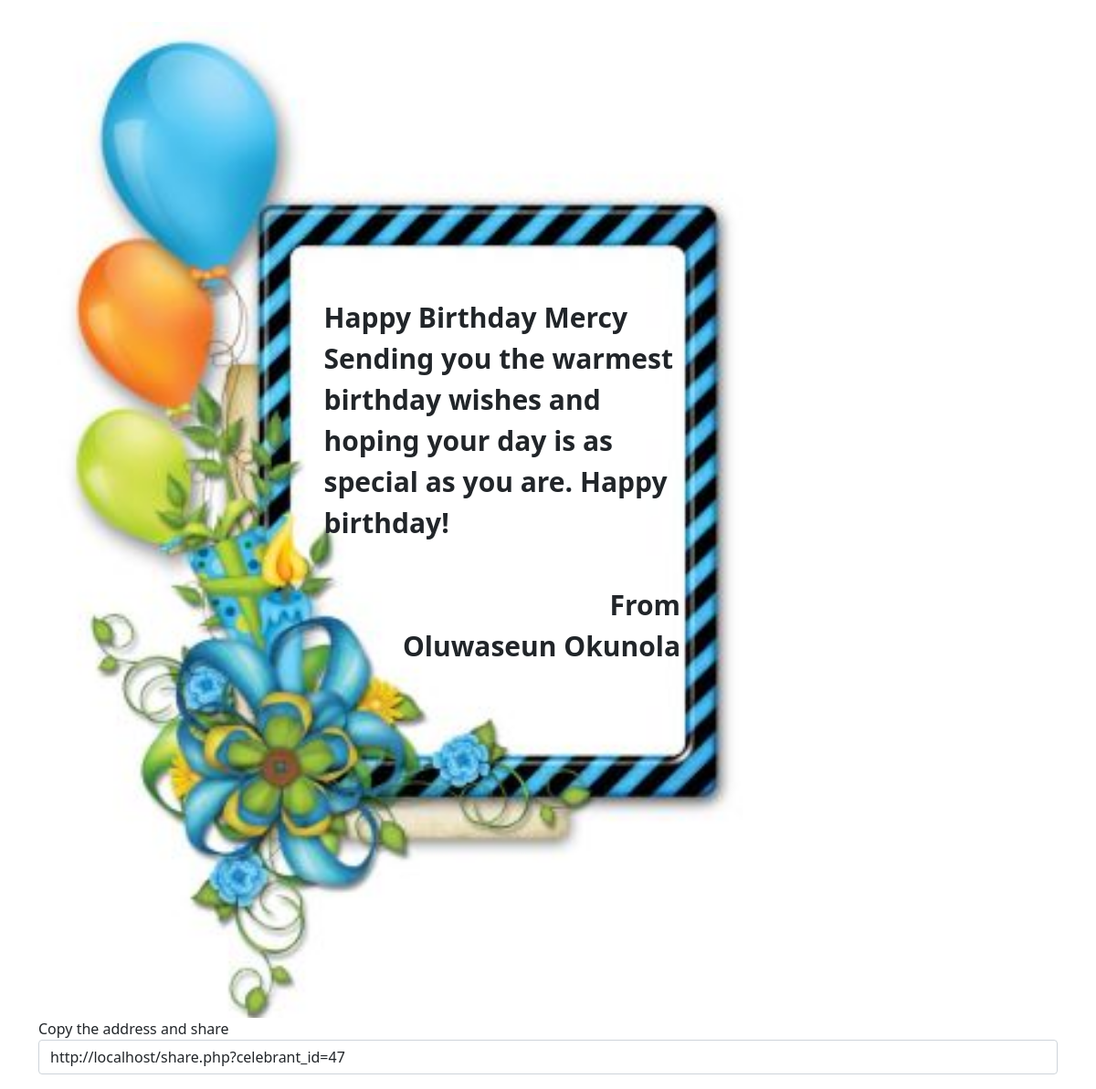
Page /share.php?celebrant_id=47 on the committed database.
### tables this page shows
CREATE TABLE `celebrant` (
  `celebrant_id` int(11) NOT NULL,
  `celebrant` varchar(225) NOT NULL,
  `sender` varchar(225) NOT NULL,
  `greeting` varchar(255) NOT NULL,
  `date` timestamp NOT NULL DEFAULT current_timestamp() ON UPDATE current_timestamp()
);

CREATE TABLE `greetings` (
  `id` int(11) NOT NULL,
  `greetings` varchar(1000) NOT NULL,
  `date` timestamp NOT NULL DEFAULT current_timestamp() ON UPDATE current_timestamp()
);

CREATE TABLE `users` (
  `user_id` int(11) NOT NULL,
  `fname` varchar(255) NOT NULL,
  `lname` varchar(255) NOT NULL,
  `address` varchar(1000) NOT NULL,
  `city` varchar(255) NOT NULL,
  `state` varchar(255) NOT NULL,
  `email` varchar(255) NOT NULL,
  `password` varchar(200) NOT NULL,
  `zip` varchar(100) NOT NULL
);

### share.php (the view, shortened to what this page needs)
<?php
include 'header.php';
include 'connect.php';
?>
<section id="About">
            <div class="container" style="padding-top: 2%;">
           <?php
           if(isset($_GET["celebrant_id"])){
           $celebrant_id = $_GET["celebrant_id"];
            $re = mysqli_query($conn, "SELECT * FROM celebrant where celebrant_id = '$celebrant_id' ");
              $result3 = mysqli_fetch_assoc($re);
            $celebrant = $result3['celebrant'];
            $greeting = $result3['greeting'];
            $sender = $result3['sender'];
            ?>
            <div style="background: url('frame/Celebrationv2.jpg'); background-repeat: no-repeat; background-size: cover; padding-bottom: 5%; padding-top: 20%; width: 70%;">
              <div style="padding-top: 10%; padding-left: 40%; padding-right: 10%; padding-bottom: 40%; font-size: 30px; font-weight: bold;">
             Happy Birthday <?php echo $celebrant; ?>
              <?php
              $res = mysqli_query($conn, "SELECT * FROM greetings where id = '$greeting' ");
              $result = mysqli_fetch_assoc($res);
                 echo $result['greetings'];
              ?>
              <br><br>
              <p align="right">From
              <br>
              <?php
              $sql = mysqli_query($conn, "SELECT * FROM users where user_id = '$sender' ");
              $row = mysqli_fetch_assoc($sql);
              echo $row['fname'].' '.$row['lname'];
              ?></p>
            </div>
            </div>
            <?php
          }
           ?>
           <p>
            Copy the address and share
           <input type="" name="" class="form-control" value="<?php
    if(isset($_SERVER['HTTPS']) && $_SERVER['HTTPS'] === 'on')
         $url = "https://";
    else
         $url = "http://";
    $url.= $_SERVER['HTTP_HOST'];
    $url.= $_SERVER['REQUEST_URI'];
    echo $url;
  ?>">
          </p>
            </div>
        </section>

### rows in the picture
celebrant: celebrant "Mercy"
greetings: greetings "Sending you the warmest birthday wishes and hoping your day is as special as you are. Happy birthday!"
users: fname "Oluwaseun", lname "Okunola"
